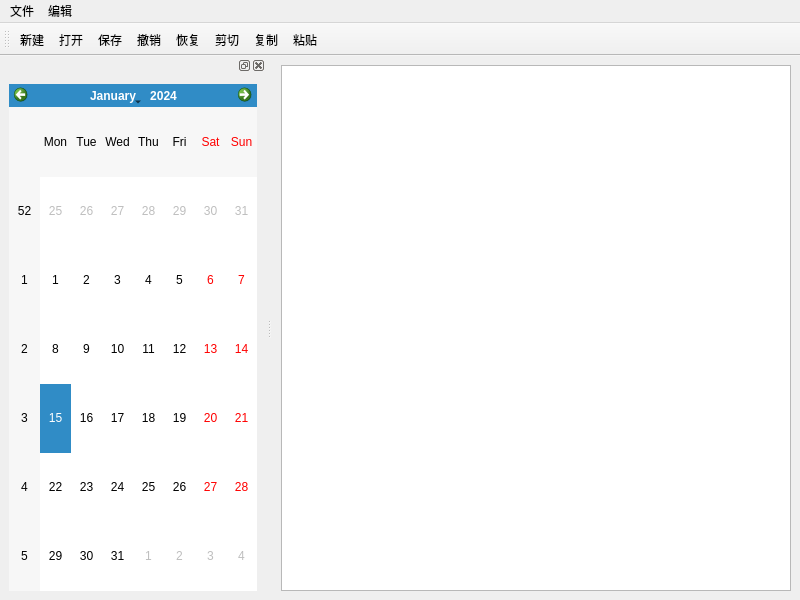
<?xml version="1.0" encoding="UTF-8"?>
<ui version="4.0">
 <class>MainWindow</class>
 <widget class="QMainWindow" name="MainWindow">
  <property name="geometry">
   <rect>
    <x>0</x>
    <y>0</y>
    <width>800</width>
    <height>600</height>
   </rect>
  </property>
  <property name="windowTitle">
   <string>记事本</string>
  </property>
  <widget class="QWidget" name="mainWidget">
   <layout class="QVBoxLayout" name="MainLayout">
    <item>
     <widget class="QTextEdit" name="textEdit"/>
    </item>
   </layout>
  </widget>
  <widget class="QMenuBar" name="menuBar">
   <property name="geometry">
    <rect>
     <x>0</x>
     <y>0</y>
     <width>800</width>
     <height>21</height>
    </rect>
   </property>
   <widget class="QMenu" name="fileMenu">
    <property name="title">
     <string>文件</string>
    </property>
    <addaction name="newFile"/>
    <addaction name="open"/>
    <addaction name="save"/>
   </widget>
   <widget class="QMenu" name="editMenu">
    <property name="title">
     <string>编辑</string>
    </property>
    <addaction name="undo"/>
    <addaction name="redo"/>
    <addaction name="separator"/>
    <addaction name="cut"/>
    <addaction name="copy"/>
    <addaction name="paste"/>
   </widget>
   <addaction name="fileMenu"/>
   <addaction name="editMenu"/>
  </widget>
  <widget class="QToolBar" name="toolBar">
   <property name="windowTitle">
    <string>toolBar</string>
   </property>
   <attribute name="toolBarArea">
    <enum>TopToolBarArea</enum>
   </attribute>
   <attribute name="toolBarBreak">
    <bool>false</bool>
   </attribute>
   <addaction name="newFile"/>
   <addaction name="open"/>
   <addaction name="save"/>
   <addaction name="undo"/>
   <addaction name="redo"/>
   <addaction name="cut"/>
   <addaction name="copy"/>
   <addaction name="paste"/>
  </widget>
  <widget class="QDockWidget" name="dockWidget">
   <attribute name="dockWidgetArea">
    <number>1</number>
   </attribute>
   <widget class="QWidget" name="dockWidgetContents">
    <layout class="QVBoxLayout" name="MainLayout">
     <item>
      <widget class="QCalendarWidget" name="calendar"/>
     </item>
    </layout>
   </widget>
  </widget>
  <action name="newFile">
   <property name="icon">
    <iconset resource="icons.qrc">
     <normaloff>:/new.png</normaloff>:/new.png</iconset>
   </property>
   <property name="text">
    <string>新建</string>
   </property>
   <property name="shortcut">
    <string>Ctrl+N</string>
   </property>
  </action>
  <action name="open">
   <property name="icon">
    <iconset resource="icons.qrc">
     <normaloff>:/open.png</normaloff>:/open.png</iconset>
   </property>
   <property name="text">
    <string>打开</string>
   </property>
   <property name="shortcut">
    <string>Ctrl+O</string>
   </property>
  </action>
  <action name="undo">
   <property name="icon">
    <iconset resource="icons.qrc">
     <normaloff>:/redo,png</normaloff>:/redo,png</iconset>
   </property>
   <property name="text">
    <string>撤销</string>
   </property>
   <property name="shortcut">
    <string>Ctrl+U</string>
   </property>
  </action>
  <action name="redo">
   <property name="icon">
    <iconset resource="icons.qrc">
     <normaloff>:/undo.png</normaloff>:/undo.png</iconset>
   </property>
   <property name="text">
    <string>恢复</string>
   </property>
   <property name="shortcut">
    <string>Ctrl+R</string>
   </property>
  </action>
  <action name="cut">
   <property name="icon">
    <iconset resource="icons.qrc">
     <normaloff>:/cut.png</normaloff>:/cut.png</iconset>
   </property>
   <property name="text">
    <string>剪切</string>
   </property>
   <property name="shortcut">
    <string>Ctrl+X</string>
   </property>
  </action>
  <action name="copy">
   <property name="icon">
    <iconset resource="icons.qrc">
     <normaloff>:/copy.png</normaloff>:/copy.png</iconset>
   </property>
   <property name="text">
    <string>复制</string>
   </property>
   <property name="shortcut">
    <string>Ctrl+C</string>
   </property>
  </action>
  <action name="paste">
   <property name="icon">
    <iconset resource="icons.qrc">
     <normaloff>:/paste.png</normaloff>:/paste.png</iconset>
   </property>
   <property name="text">
    <string>粘贴</string>
   </property>
   <property name="shortcut">
    <string>Ctrl+V</string>
   </property>
  </action>
  <action name="save">
   <property name="icon">
    <iconset resource="icons.qrc">
     <normaloff>:/save.png</normaloff>:/save.png</iconset>
   </property>
   <property name="text">
    <string>保存</string>
   </property>
   <property name="shortcut">
    <string>Ctrl+S</string>
   </property>
  </action>
 </widget>
 <resources>
  <include location="icons.qrc"/>
 </resources>
 <connections/>
</ui>
